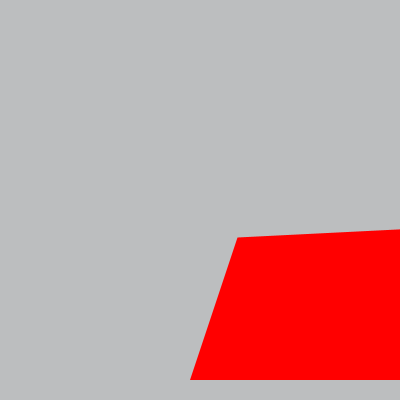
Frame 1 (no input)
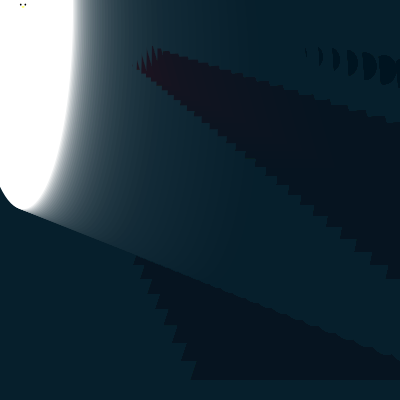
Frame 60 (the mouse pressed at the canvas centre just before this capture)
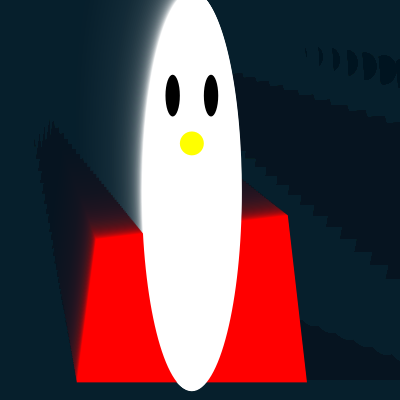
Frame 120 (the mouse held since frame 60 and released just before this capture)

The Processing sketch that drew these frames (run headless with seeded random() and noise(); from frame 60 on, the mouse is pressed at the canvas centre):

// Processing sketch: processing_154914
// ── processing_154914.pde

//Nalini Ramanathan nalinir Copyright 2014
float x=500;
float y=200;
float z=100;
float q=400;
float easingCoefficient=.05;

void setup () {
   size (400, 400);
}
void draw () {
float xDistance=mouseX-x;
float yDistance=mouseY-y;
float modxDistance=xDistance*easingCoefficient;
float modyDistance=yDistance*easingCoefficient;
x=x+modxDistance;
y=y+modyDistance;
noStroke();
fill (0, 22, 43, 20);
rect(0, 0, width, height);
fill(255, 0, 0);
quad(x*.5, y*1.25, x*1.5, y*1.125, x*1.6, y*2, x*.4, y*2);
fill(255, 255, 255);
ellipse(x, y, z, q);
fill(255, 255, 0);
ellipse(x, y*.75, x*.125, y*.125);
fill(0, 0, 0);
ellipse(x*.9, y*.5, x*.075, y*.21875);
ellipse(x*1.1, y*.5, x*.075, y*.21875);
}
